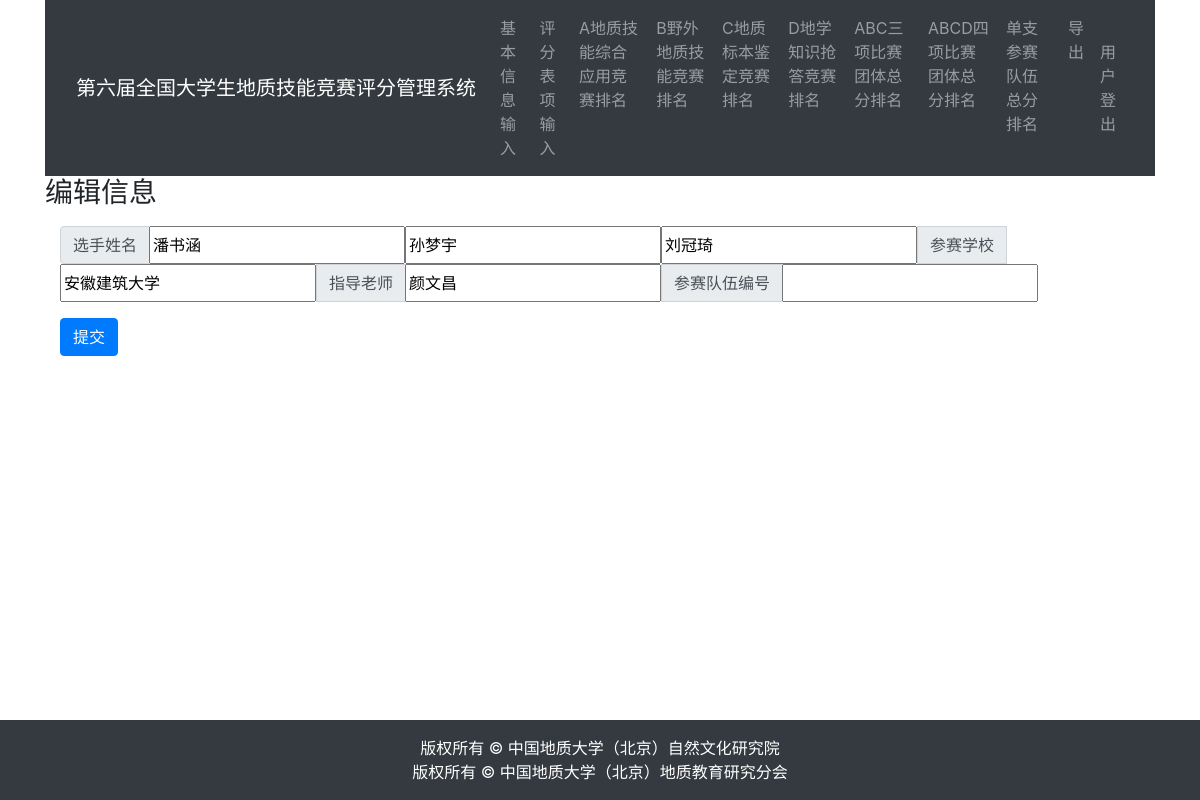
The app's page /edit/1A (signed in) with its own data.
### flask_app.py (models this page shows)
class Team(db.Model):
    id=db.Column(db.String(10),primary_key=True)#编号
    name1=db.Column(db.String(100))#三个队员
    name2=db.Column(db.String(100))
    name3=db.Column(db.String(100))
    teacher=db.Column(db.String(100))#指导教师
    school=db.Column(db.String(100))#所在学校
    schoolid=db.Column(db.Integer,db.ForeignKey('school.id'))
    address=db.Column(db.String(100))#联系方式？
    score1=db.Column(db.Float)#四项得分
    score2=db.Column(db.Float)
    score3=db.Column(db.Float)
    score4=db.Column(db.Float)
    score=db.Column(db.Float)#总分？

### views.py (the view, shortened to what this page needs)
@app.route('/edit/<stu_id>',methods=['GET','POST'])
@login_required
def edit(stu_id):
    stu=Team.query.get_or_404(stu_id)
    return render_template('edit.html',stu=stu)

### flask_app.py (called while the page is built)
@login_manager.user_loader
def load_user(user_id):  # 创建用户加载回调函数，接受用户 ID 作为参数
    user = User.query.get(int(user_id))  # 用 ID 作为 User 模型的主键查询对应的用户
    return user  # 返回用户对象

### templates/edit.html (shortened to what this page needs)
{% extends 'base.html' %}
{% block content %}
<h3>编辑信息</h3>
<div class="container mt-3">
<form method="POST">
<div class="input-group mb-3">
    <div class="input-group-prepend">
    <span class="input-group-text" >选手姓名</span>
    </div>
    <input type="text" name="name1" autocomplete="off" required value="{{ stu.name1 }}">
    <input type="text" name="name2" autocomplete="off" required value="{{ stu.name2 }}">
    <input type="text" name="name3" autocomplete="off" required value="{{ stu.name3 }}">
    <div class="input-group-prepend">
        <span class="input-group-text" >参赛学校</span>
    </div>
    <input type="text" name="school" autocomplete="off" required value="{{ stu.school }}">
    <div class="input-group-prepend">
        <span class="input-group-text" >指导老师</span>
    </div>
    <input type="text" name="teacher" autocomplete="off" required value="{{ stu.teacher }}">
    <div class="input-group-prepend">
        <span class="input-group-text" >参赛队伍编号</span>
    </div>
    <input type="text" name="num" autocomplete="off" required value="{{ stu.num }}">
</div>
       <button type="submit"  class="btn btn-primary">提交</button>
</div>
</div>
{% endblock %}

### static/style.css (style rules this page uses)
html { overflow-y: scroll; }
:root { overflow-y: auto; overflow-x: hidden; }
:root body { position: absolute; }
body { width: 100vw; overflow: hidden; }

### records on screen
Team: name1 "潘书涵", name2 "孙梦宇", name3 "刘冠琦", school "安徽建筑大学", teacher "颜文昌"
